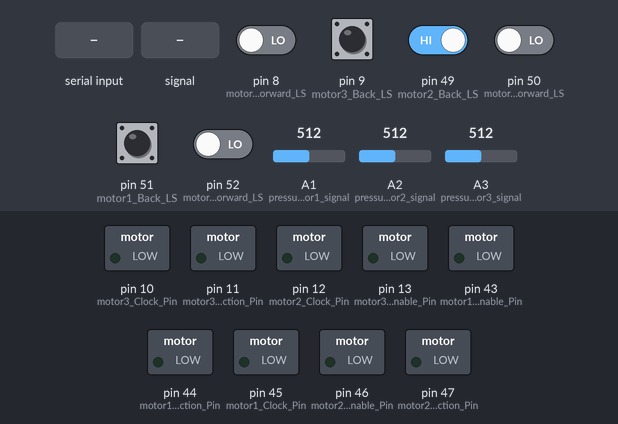
Recording of a sketch running on a simulated Arduino Mega 2560, built with avr-gcc and run on an emulated ATmega2560. Parts: switched loads named in the sketch (green lamp = pin HIGH). The inputs (shaded band) are chosen by the test bench; at power-on: pin 9 (motor3_Back_LS), pin 49 (motor2_Back_LS), pin 51 (motor1_Back_LS) HIGH, pin 8 (motor3_Forward_LS), pin 50 (motor2_Forward_LS), pin 52 (motor1_Forward_LS) LOW, A1 (pressure_Sensor1_signal) = 512, A3 (pressure_Sensor3_signal) = 512, A2 (pressure_Sensor2_signal) = 512. What the sketch prints to the serial monitor is not drawn.

Above: at 8.1 s.
8.2 s: "1\n" received over Serial
At 8.7 s:
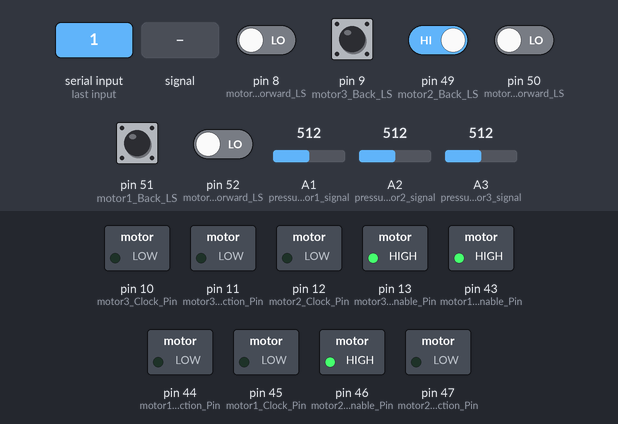
9.7 s: A1 (pressure_Sensor1_signal) fed a 200 Hz sine of ±81 counts around its level
At 10.28 s:
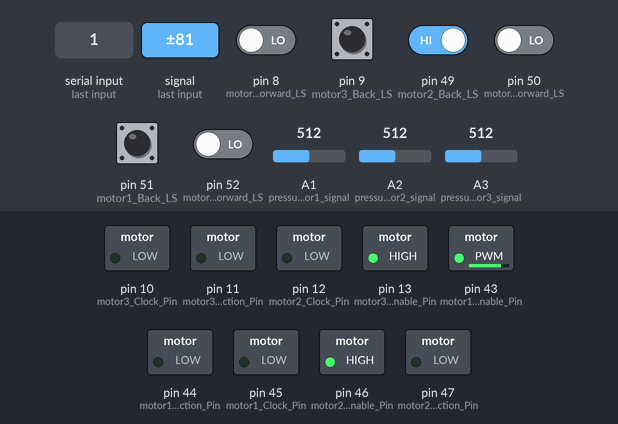
12.7 s: A1 (pressure_Sensor1_signal) set to 0
At 13.2 s:
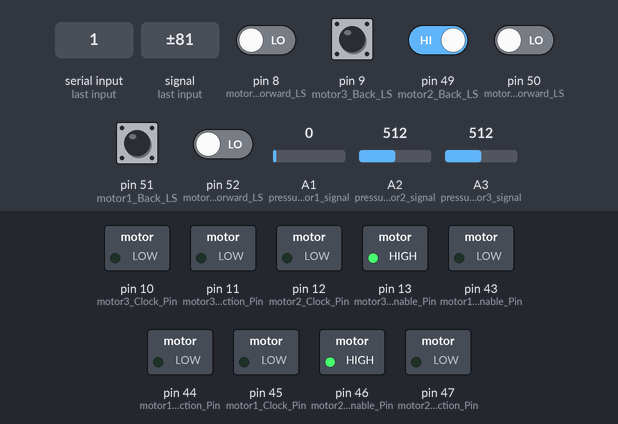
14.2 s: A2 (pressure_Sensor2_signal) fed a 200 Hz sine of ±255 counts around its level
17.2 s: A3 (pressure_Sensor3_signal) set to 0
At 18.8 s:
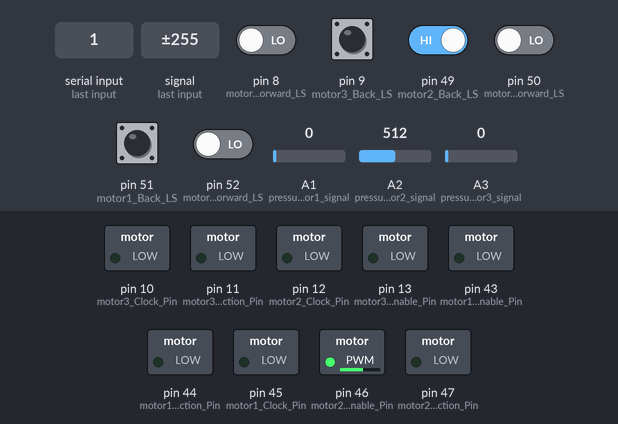
20.2 s: pin 49 (motor2_Back_LS) driven LOW
Timing chart, 0 to 24.2 s (numbered marks = the images above; inputs shaded):
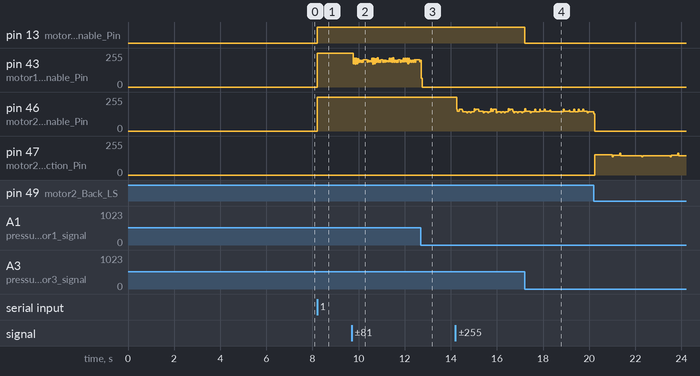

The sketch:

ORIGINAL_VCS_PID_Default_UCSD_Laser_Writing_Nov2016.ino
```cpp
//Pin intialization
// motor 1
  int  motor1_Enable_Pin = 43;
  int  motor1_Direction_Pin = 44;
  int  motor1_Clock_Pin = 45;
  int  motor1_Back_LS = 51;
  int  motor1_Forward_LS = 52;
  int  pressure_Sensor1_signal = A1;

//motor 2
  int  motor2_Enable_Pin = 46;
  int  motor2_Direction_Pin = 47;
  int  motor2_Clock_Pin = 12;
  int  motor2_Back_LS = 49;
  int  motor2_Forward_LS = 50;
  int  pressure_Sensor2_signal = A2;

//motor 3
  int  motor3_Enable_Pin = 13;
  int  motor3_Direction_Pin = 11;
  int  motor3_Clock_Pin = 10;
  int  motor3_Back_LS = 9;
  int  motor3_Forward_LS = 8;
  int  pressure_Sensor3_signal = A3;

void setup() {
  Serial.begin(250000);

  //Motor 1

  pinMode(motor1_Enable_Pin,OUTPUT);
  pinMode(motor1_Direction_Pin,OUTPUT);
  pinMode(motor1_Clock_Pin,OUTPUT);
  pinMode(motor1_Back_LS,INPUT);
  pinMode(motor1_Forward_LS,INPUT);

  digitalWrite(motor1_Enable_Pin,HIGH);

  //Motor 2

  pinMode(motor2_Enable_Pin,OUTPUT);
  pinMode(motor2_Direction_Pin,OUTPUT);
  pinMode(motor2_Clock_Pin,OUTPUT);
  pinMode(motor2_Back_LS,INPUT);
  pinMode(motor2_Forward_LS,INPUT);

  digitalWrite(motor2_Enable_Pin,HIGH);

  //Motor 3

  pinMode(motor3_Enable_Pin,OUTPUT);
  pinMode(motor3_Direction_Pin,OUTPUT);
  pinMode(motor3_Clock_Pin,OUTPUT);
  pinMode(motor3_Back_LS,INPUT);
  pinMode(motor3_Forward_LS,INPUT);

  digitalWrite(motor3_Enable_Pin,HIGH);

}

//inorout => 49 = pushing forwards
//inorout => 48 = pushing backwards
//inorout => 50 = stop
int inorout1=49;
int inorout2=49;
int inorout3=49;

//preallocation for deley value for varying motor speed with PID
float delay_val1 = 2000;
float delay_val2 = 2000;
float delay_val3 = 2000;

// PID Parameters
int Kp = 10;
int Ki = 0.05;
int Kd = 30;

//PID tolerance
int integralThresh = 1000;
float pressureThresh = 0.15;

//preallocation for integral values for PID
int integ1 = 0;
int integ2 = 0;
int integ3 = 0;

//set points for path following
const int numPoints = 48; // number of waypoints in the path.
float setpt1[numPoints] = {-1.75,-2,-1,   1,.25,-.25,-.5,-1,-1,-.75,0,.5,.75,1,    1.75,1.75,2,1.25,1,1.25,1.5,1.5,  1.75,1.75,2,2.5,2.5,2.25,2.5,2.75,3.5,2.75,  2.75,2.75,2.75,2.75,2.75,2.75,3.25,3.75,3.25,3.25,  3.25,0,-0.75,-0.75,-1,-2};
float setpt2[numPoints] = {0,0,1.5,      .75,.75,.75,.75,.75,.75,.5,.25,.25,.25,.25,    0.25,0.25,1.5,1.5,1.5,1.75,2,1.25,  1.25,1.5,1.5,1.25,1.25,1.25,1.25,1.25,1.25,1.25,  0.5,1,1.75,2,1.75,1,1,1,1,1,  -2,-2,-2,-0.5,-0.5,-0.5};
float setpt3[numPoints] = {0,-1.75,-1.75,   -2.75,-2.5,-2.25,-2.25,-2,-1.5,-.75,-1,-1,-1,-1,   1.5,1,1,1,1.25,1.75,2.5,2.5,  2.75,3.25,3.25,3.5,2.75,2.25,2,2.25,2.75,3,  2.75,3.25,4,4.5,5,4.5,4.75,4,3.25,2.5,  3.5,3.5,1.5,1,0,-1};

//preallocation for current pressure values
float curr1 = 0;
float curr2 = 0;
float curr3 = 0;

//preallocation for previous pressure values
float prev1 = 0;
float prev2 = 0;
float prev3 = 0;

//preallocation for error value between desired and current position
float err1 = 0;
float err2 = 0;
float err3 = 0;

//sum of all PID terms
float drive1 = 0;
float drive2 = 0;
float drive3 = 0;

//absolute value of drive variable
float drive1abs = 0;
float drive2abs = 0;
float drive3abs = 0;

//time passed since last step to be used for PID speed control
float timer1 = 0;
float timer2 = 0;
float timer3 = 0;

//compare timer with time_passed to evaluate elapsed time
float time_passed1 = 0;
float time_passed2 = 0;
float time_passed3 = 0;

//flag for reseting motor stage
int reset_motors = 0;

//preallocation for input value - when input is 1 from serial after reset motors, program will start
int run_stop = 0;

//pressure sensors parameters
int Vsupply = 5;
int Pmax = 150; //psi
int Pmin = 0;

//preallocation for elapsed time since all 3 units are at desired pressures
float SetPointTimer1 = 0;
float SetPointTimer2 = 0;
float SetPointTimer3 = 0;

//preallocation for is unit at desired pressure +- Threshhold
int SetPointOn1 = 0;
int SetPointOn2 = 0;
int SetPointOn3 = 0;

//count for current set point number
int count1 = 0;
int count2 = 0;
int count3 = 0;

// counter for moving initial starting point to middle of syringe for enabling vacuum use.
int stepCount = 0;


void loop() {

//Reset motors
//reset motor 1
if (reset_motors == 0){
while (digitalRead(motor1_Back_LS)==LOW || digitalRead(motor2_Back_LS)==LOW || digitalRead(motor3_Back_LS)==LOW){
if (digitalRead(motor1_Back_LS)==LOW){
           digitalWrite(motor1_Enable_Pin,LOW);
           digitalWrite(motor1_Direction_Pin,HIGH);

            digitalWrite(motor1_Clock_Pin, HIGH);
            digitalWrite(motor1_Clock_Pin, LOW);
            delayMicroseconds(300);
//            Serial.print(digitalRead(51));
        }

//reset motor 2
if (digitalRead(motor2_Back_LS)==LOW){
           digitalWrite(motor2_Enable_Pin,LOW);
           digitalWrite(motor2_Direction_Pin,HIGH);

            digitalWrite(motor2_Clock_Pin, HIGH);
            digitalWrite(motor2_Clock_Pin, LOW);
            delayMicroseconds(300);
//            Serial.print(digitalRead(49));
        }

//reset motor 3
if (digitalRead(motor3_Back_LS)==LOW){

           digitalWrite(motor3_Enable_Pin,LOW);
           digitalWrite(motor3_Direction_Pin,HIGH);

            digitalWrite(motor3_Clock_Pin, HIGH);
            digitalWrite(motor3_Clock_Pin, LOW);
            delayMicroseconds(300);
//            Serial.print(digitalRead(9));
        }
}

// Run the motors forward each by 400 microsteps.
    while (stepCount < 6000) {
      Serial.println(stepCount);
      // Move motor 1 forward by 1 microstep.
      digitalWrite(motor1_Enable_Pin, LOW);
      digitalWrite(motor1_Direction_Pin, LOW);

      digitalWrite(motor1_Clock_Pin, HIGH);
      delayMicroseconds(1);
      digitalWrite(motor1_Clock_Pin, LOW);
      delayMicroseconds(300);
      //            Serial.print(digitalRead(51));

      // Move motor 2 forward by 1 microstep.
      digitalWrite(motor2_Enable_Pin, LOW);
      digitalWrite(motor2_Direction_Pin, LOW);

      digitalWrite(motor2_Clock_Pin, HIGH);
      delayMicroseconds(1);
      digitalWrite(motor2_Clock_Pin, LOW);
      delayMicroseconds(300);
      //            Serial.print(digitalRead(49));

      // Move motor 3 forward by 1 microstep.
      digitalWrite(motor3_Enable_Pin, LOW);
      digitalWrite(motor3_Direction_Pin, LOW);

      digitalWrite(motor3_Clock_Pin, HIGH);
      delayMicroseconds(1);
      digitalWrite(motor3_Clock_Pin, LOW);
      delayMicroseconds(300);
      //            Serial.print(digitalRead(9));

      reset_motors = 1;
      stepCount++;
    }


//while (digitalRead(51)==HIGH || digitalRead(49)==HIGH || digitalRead(9)==HIGH){
//if (digitalRead(51)==HIGH){
//           digitalWrite(43,LOW);
//           digitalWrite(44,LOW);
//
//            digitalWrite(45, HIGH);
//            delayMicroseconds(1);
//            digitalWrite(45, LOW);
//            delayMicroseconds(300);
////            Serial.print(digitalRead(51));
//        }
//
//if (digitalRead(49)==HIGH){
//           digitalWrite(46,LOW);
//           digitalWrite(47,LOW);
//
//            digitalWrite(12, HIGH);
//            delayMicroseconds(1);
//            digitalWrite(12, LOW);
//            delayMicroseconds(300);
////            Serial.print(digitalRead(49));
//        }
//
//if (digitalRead(9)==HIGH){
//           digitalWrite(motor3_Enable_Pin,LOW);
//           digitalWrite(motor3_Direction_Pin,LOW);
//
//            digitalWrite(10, HIGH);
//            delayMicroseconds(1);
//            digitalWrite(10, LOW);
//            delayMicroseconds(300);
////            Serial.print(digitalRead(9));
//        }
//        reset_motors = 1;
//}
}


if (Serial.available() > 0) {  // read the incoming byte:
                run_stop = Serial.read();
}
while (run_stop == 49){


      float pressure1 = (analogRead(pressure_Sensor1_signal)/1024.0*5.0 - 0.10*Vsupply) * (Pmax - Pmin) / 0.8 / Vsupply + Pmin;
      float pressure2 = (analogRead(pressure_Sensor2_signal)/1024.0*5.0 - 0.10*Vsupply) * (Pmax - Pmin) / 0.8 / Vsupply + Pmin;
      float pressure3 = (analogRead(pressure_Sensor3_signal)/1024.0*5.0 - 0.10*Vsupply) * (Pmax - Pmin) / 0.8 / Vsupply + Pmin;

  // motor 1 PID
        curr1 = pressure1;
        err1 = setpt1[count1] - curr1;

        if (abs(err1) < integralThresh) {// prevent integral 'windup'.
            integ1 = integ1 + err1; // accumulate the error integral.
        }
        else {
            integ1 = 0; // zero if it's out of bounds.
        }

    float   P1 = err1 * Kp;
    float   I1 = integ1 * Ki;
    float   D1 = (prev1 - curr1) * Kd;

        drive1 = P1 + I1 + D1;

//        if (drive1 < -200){
//            drive1 = -200;
//        }
//
//        if (drive1 > 200){
//            drive1 = 200;
//        }

        if (0 < drive1){
            inorout1 = 49;
        }
        else if(0 > drive1){
            inorout1 = 48;
        }

        drive1abs = abs(drive1);

        prev1 = curr1;


  // motor 2 PID
        curr2 = pressure2;
        err2 = setpt2[count1] - curr2;

        if (abs(err2) < integralThresh) {// prevent integral 'windup'.
            integ2 = integ2 + err2; // accumulate the error integral.
        }
        else {
            integ2 = 0; // zero if it's out of bounds.
        }

    float   P2 = err2 * Kp;
    float   I2 = integ2 * Ki;
    float   D2 = (prev2 - curr2) * Kd;

        drive2 = P2 + I2 + D2;

//        if (drive2 < -200){
//            drive2 = -200;
//        }
//
//        if (drive2 > 200){
//            drive2 = 200;
//        }

        if (0 < drive2){
            inorout2 = 49;
        }
        else if(0 > drive2){
            inorout2 = 48;
        }

        drive2abs = abs(drive2);

        prev2 = curr2;


  // motor 3 PID
        curr3 = pressure3;
        err3 = setpt3[count1] - curr3;

        if (abs(err3) < integralThresh) {// prevent integral 'windup'.
            integ3 = integ3 + err3; // accumulate the error integral.
        }
        else {
            integ3 = 0; // zero if it's out of bounds.
        }

    float   P3 = err3 * Kp;
    float   I3 = integ3 * Ki;
    float   D3 = (prev3 - curr3) * Kd;

        drive3 = P3 + I3 + D3;

//        if (drive3 < -200){
//            drive3 = -200;
//        }
//
//        if (drive3 > 200){
//            drive3 = 200;
//        }

        if (0 < drive3){
            inorout3 = 49;
        }
        else if(0 > drive3){
            inorout3 = 48;
        }

        drive3abs = abs(drive3);

        prev3 = curr3;


    //Motor 1

    if (inorout1 == 48){
        if (digitalRead(motor1_Back_LS)==HIGH){
          inorout1=50;
            //Serial.print("Y");
        }
        else {
           digitalWrite(43,LOW);
           digitalWrite(44,HIGH);
        }
    }

    if (inorout1 == 49) {
      if (digitalRead(motor1_Forward_LS)==HIGH){
        inorout1=50;
      }
      else {
        digitalWrite(motor1_Enable_Pin,LOW);
        digitalWrite(motor1_Direction_Pin,LOW);
      }
    }

    if (inorout1 == 50){
      digitalWrite(motor1_Enable_Pin,HIGH);
    }


    //Motor 2

    if (inorout2 == 48){
        if (digitalRead(motor2_Back_LS)==HIGH){
          inorout2=50;
            //Serial.print("Y");
        }
        else {
           digitalWrite(motor2_Enable_Pin,LOW);
           digitalWrite(motor2_Direction_Pin,HIGH);
        }
    }

    if (inorout2 == 49) {
      if (digitalRead(motor2_Forward_LS)==HIGH){
        inorout2=50;
      }
      else {
        digitalWrite(motor2_Enable_Pin,LOW);
        digitalWrite(motor2_Direction_Pin,LOW);
      }
    }

    if (inorout2 == 50){
      digitalWrite(motor2_Enable_Pin,HIGH);
    }


    //Motor 3

    if (inorout3 == 48){
        if (digitalRead(motor3_Back_LS)==HIGH){
          inorout3=50;
            //Serial.print("Y");
        }
        else {
           digitalWrite(motor3_Enable_Pin,LOW);
           digitalWrite(motor3_Direction_Pin,HIGH);
        }
    }

    if (inorout3 == 49) {
      if (digitalRead(motor3_Forward_LS)==HIGH){
        inorout3=50;
      }
      else {
        digitalWrite(motor3_Enable_Pin,LOW);
        digitalWrite(motor3_Direction_Pin,LOW);
      }
    }

    if (inorout3 == 50){
      digitalWrite(motor3_Enable_Pin,HIGH);
    }


// Delay and Run


    delay_val1 = map(drive1abs,1,500,500,1)/500;
    delay_val2 = map(drive2abs,1,500,500,1)/500;
    delay_val3 = map(drive3abs,1,500,500,1)/500;


          //Motor 1
  if(setpt1[count1]+pressureThresh < pressure1 || setpt1[count1]-pressureThresh > pressure1){
  time_passed1 = micros()-timer1;
  if (time_passed1 >delay_val1){
  digitalWrite(motor1_Clock_Pin, HIGH);
//  delayMicroseconds(1);
    digitalWrite(motor1_Clock_Pin, LOW);
  timer1 = micros();
  }
}
  if(setpt1[count1]+pressureThresh > pressure1 && setpt1[count1]-pressureThresh < pressure1){
    SetPointOn1 = 1;
  }


  //Motor 2
  if(setpt2[count1]+pressureThresh < pressure2 || setpt2[count1]-pressureThresh > pressure2){
  time_passed2 = micros()-timer2;
  if (time_passed2 >delay_val2){
  digitalWrite(motor2_Clock_Pin, HIGH);
//  delayMicroseconds(1);
    digitalWrite(motor2_Clock_Pin, LOW);
  timer2 = micros();
  }
}
  if(setpt2[count1]+pressureThresh > pressure2 && setpt2[count1]-pressureThresh < pressure2){
    SetPointOn2 = 1;
  }


 //Motor 3
  if(setpt3[count1]+pressureThresh < pressure3 || setpt3[count1]-pressureThresh > pressure3){
  time_passed3 = micros()-timer3;
  if (time_passed3 >delay_val3){
  digitalWrite(motor3_Clock_Pin, HIGH);
//  delayMicroseconds(1);
    digitalWrite(motor3_Clock_Pin, LOW);
  timer3 = micros();
  }
}
  if(setpt3[count1]+pressureThresh > pressure3 && setpt3[count1]-pressureThresh < pressure3){
    SetPointOn3 = 1;
  }

//motor 1 check

//    if(SetPointOn1 == 0){
//    SetPointTimer1 = millis();
//  }

//  if(millis()-SetPointTimer1 > 2000){
//    SetPointOn1 = 0;
//    count1++;
//    if(count1==6){
//    count1=0;
//  }
//  }

//motor 2 check

//  if(SetPointOn2 == 0){
//    SetPointTimer2 = millis();
//  }

//  if(millis()-SetPointTimer2 > 10){
//    SetPointOn2 = 0;
//    count2++;
//    if(count2==13){
//    count2=0;
//  }
//  }


//motor 3 check

  if(SetPointOn1 == 0 || SetPointOn2 == 0 || SetPointOn3 == 0){
    SetPointTimer3 = millis();
  }

  if(millis()-SetPointTimer3 > 3000){
    SetPointOn1 = 0;
    SetPointOn2 = 0;
    SetPointOn3 = 0;
    count1++;
    if(count1==numPoints){
    count1=0;
  }
  }


//Serial.print(setpt1[count1]);
//Serial.print(" ");
//Serial.print(setpt2[count2]);
//Serial.print(" ");
//Serial.print(setpt3[count3]);
 Serial.print(pressure1);
  Serial.print(" ");
////  Serial.print(analogRead(A1)/1024.0*5.0);
//  Serial.print(delay_val1);
//  Serial.print(" ");
//  Serial.print(drive1abs);
//  Serial.print(" ");
//  Serial.print(inorout1);
//  Serial.print(" ");
  Serial.print(pressure2);
  Serial.print(" ");
  Serial.print(pressure3);
//Serial.print(" ");
//Serial.print(SetPointOn);
//Serial.print(" ");
//Serial.print(SetPointTimer);
//Serial.print(" ");
//Serial.print(count1);
//Serial.print(" ");
//Serial.print(pressure2);
//Serial.print(" ");
//Serial.print(setpt2[count2]);
//Serial.print(" ");
//Serial.print(pressure3);
//Serial.print(" ");
//Serial.print(setpt3[count3]);
Serial.print('\n');
}
}
```

Measured:
- after the input at 8.2 s, pin 13 (motor3_Enable_Pin): LOW → HIGH at once; pin 43 (motor1_Enable_Pin), pin 46 (motor2_Enable_Pin): 0/255 → 255/255 at once
- after the input at 17.2 s, pin 13 (motor3_Enable_Pin): HIGH → LOW at once
